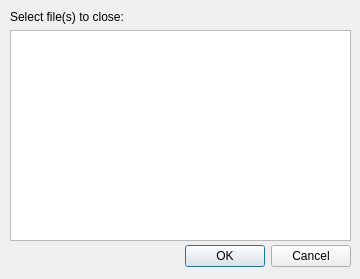
<?xml version="1.0" encoding="UTF-8"?>
<ui version="4.0">
 <class>CloseFilesDialog</class>
 <widget class="QDialog" name="CloseFilesDialog">
  <property name="geometry">
   <rect>
    <x>0</x>
    <y>0</y>
    <width>360</width>
    <height>279</height>
   </rect>
  </property>
  <property name="sizePolicy">
   <sizepolicy hsizetype="Fixed" vsizetype="Fixed">
    <horstretch>0</horstretch>
    <verstretch>0</verstretch>
   </sizepolicy>
  </property>
  <property name="contextMenuPolicy">
   <enum>Qt::DefaultContextMenu</enum>
  </property>
  <property name="windowTitle">
   <string>Close File(s)</string>
  </property>
  <widget class="QDialogButtonBox" name="CloseFilesDialogButtonBox">
   <property name="geometry">
    <rect>
     <x>10</x>
     <y>240</y>
     <width>341</width>
     <height>32</height>
    </rect>
   </property>
   <property name="orientation">
    <enum>Qt::Horizontal</enum>
   </property>
   <property name="standardButtons">
    <set>QDialogButtonBox::Cancel|QDialogButtonBox::Ok</set>
   </property>
  </widget>
  <widget class="QWidget" name="verticalLayoutWidget">
   <property name="geometry">
    <rect>
     <x>10</x>
     <y>10</y>
     <width>341</width>
     <height>231</height>
    </rect>
   </property>
   <layout class="QVBoxLayout" name="verticalLayout">
    <item>
     <widget class="QLabel" name="label">
      <property name="text">
       <string>Select file(s) to close:</string>
      </property>
     </widget>
    </item>
    <item>
     <widget class="QListView" name="FilesListView"/>
    </item>
   </layout>
  </widget>
 </widget>
 <resources/>
 <connections>
  <connection>
   <sender>CloseFilesDialogButtonBox</sender>
   <signal>accepted()</signal>
   <receiver>CloseFilesDialog</receiver>
   <slot>accept()</slot>
   <hints>
    <hint type="sourcelabel">
     <x>248</x>
     <y>254</y>
    </hint>
    <hint type="destinationlabel">
     <x>157</x>
     <y>274</y>
    </hint>
   </hints>
  </connection>
  <connection>
   <sender>CloseFilesDialogButtonBox</sender>
   <signal>rejected()</signal>
   <receiver>CloseFilesDialog</receiver>
   <slot>reject()</slot>
   <hints>
    <hint type="sourcelabel">
     <x>316</x>
     <y>260</y>
    </hint>
    <hint type="destinationlabel">
     <x>286</x>
     <y>274</y>
    </hint>
   </hints>
  </connection>
 </connections>
</ui>
